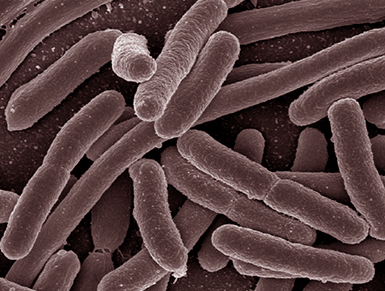
#> input picture col.jpg, 385 x 291 px
$ jupyter execute image_exploitation.ipynb
#> lines starting #> are read from the running program, lines starting #| are printed output that depends on the picture; after the words box and inside, x2 and y2 are one past the last pixel; in counts of white or black regions, pixels touching at a corner belong together
[cell 1]
import numpy as np
import pandas as  pd
import matplotlib.pyplot as plt
import matplotlib.image as img
from scipy import ndimage

[cell 2]
image = img.imread('col.jpg')
#> image is the input picture: shape (291, 385, 3); mean R, G, B 88.4, 64.7, 64.6
plt.imshow(image)
plt.show()

[cell 3]
image_gray = image[:,:,1]
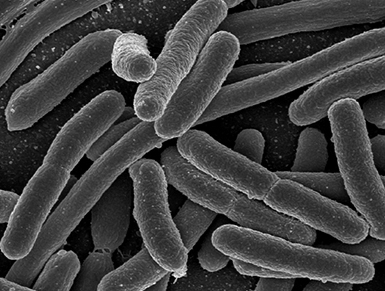
#> image_gray: shape (291, 385); min 0, max 255, mean 64.7
plt.imshow(image_gray, cmap='gray')
plt.colorbar()
plt.show()
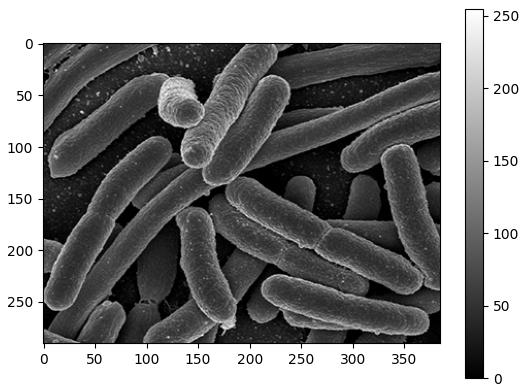
#> figure drawn by matplotlib, 2 panels

[cell 4]
plt.hist(image_gray.ravel())
plt.show()
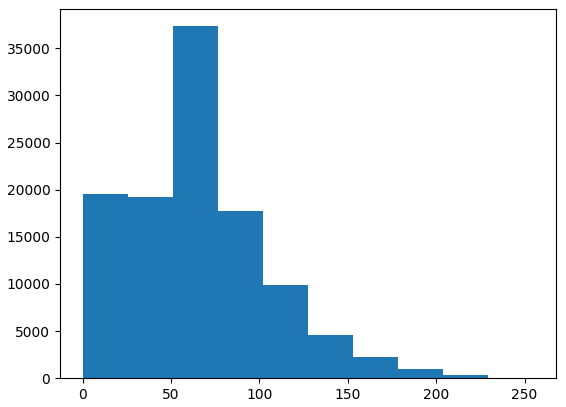
#> figure drawn by matplotlib, 1 panel; tallest bar 37351 high, from x = 51 to 76.5

[cell 5]
image_sombre = image_gray > 75
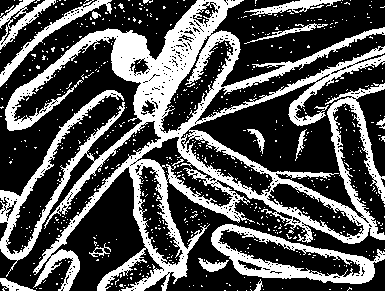
#> image_sombre: shape (291, 385) bool; 32.8% white; 672 white regions (657 under 20 px), largest, box (x1, y1, x2, y2) and area: (0, 0, 385, 291) 28360, (211, 224, 385, 284) 3103, (0, 0, 112, 87) 1100

[cell 6]
plt.imshow(image_sombre, cmap='gray')
plt.show()

[cell 7]
image_sombre = ndimage.binary_opening(image_sombre)
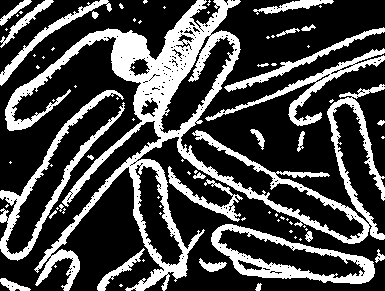
#> image_sombre: shape (291, 385) bool; 28% white; 79 white regions (52 under 20 px), largest, box (x1, y1, x2, y2) and area: (5, 0, 385, 291) 18272, (211, 224, 375, 284) 2805, (0, 90, 125, 261) 2733

[cell 8]
plt.imshow(image_sombre, cmap='gray')
plt.show()

[cell 9]
label_image, n_labels = ndimage.label(image_sombre)
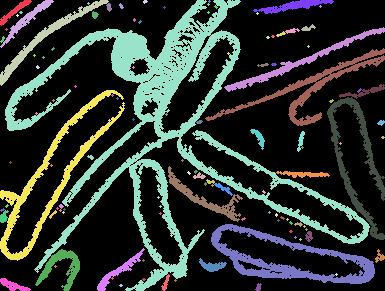
#> label_image: shape (291, 385) int32; 114 distinct labels, from 0 to 113; one colour per label, 0 black
#> n_labels = 113

[cell 10]
print(n_labels)
#| 113

[cell 11]
plt.imshow(label_image)
plt.show()

[cell 12]
sizes = ndimage.sum(image_sombre, label_image, range(n_labels))
#> sizes = 113 values, max 15406 at index 5, min 0 at index 0, mean 277.1

[cell 13]
plt.scatter(range(n_labels), sizes, c='g')
plt.show()
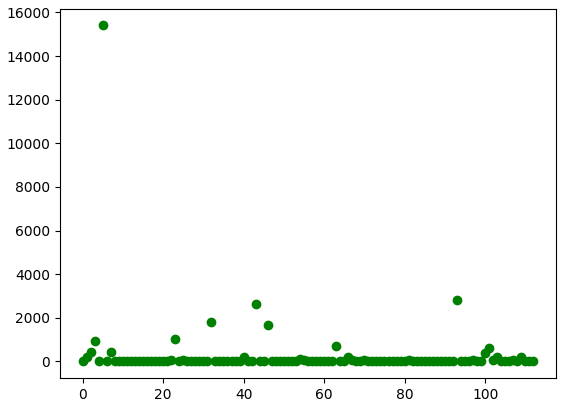
#> figure drawn by matplotlib, 1 panel

$ run again, with face_one.jpg copied over col.jpg
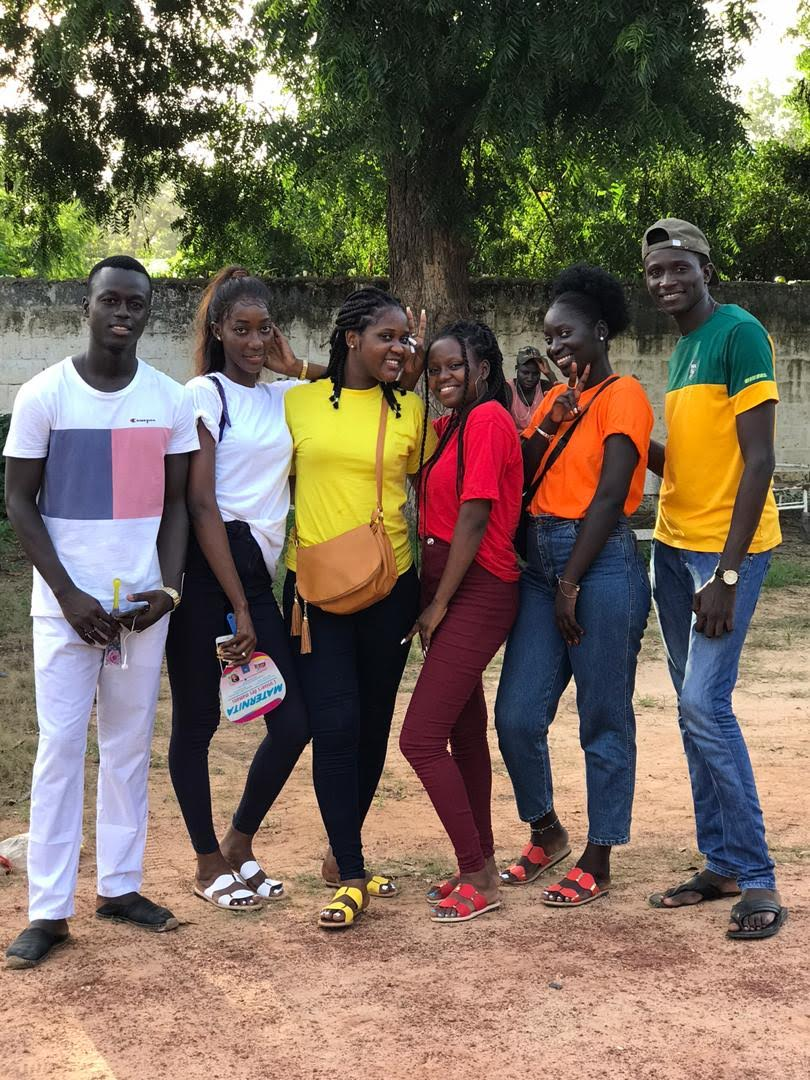
#> input picture face_one.jpg, 810 x 1080 px
#> image is the input picture: shape (1080, 810, 3); mean R, G, B 120.3, 105.4, 90.6
#> `label_image, n_labels = ndimage.label(image_sombre)`:
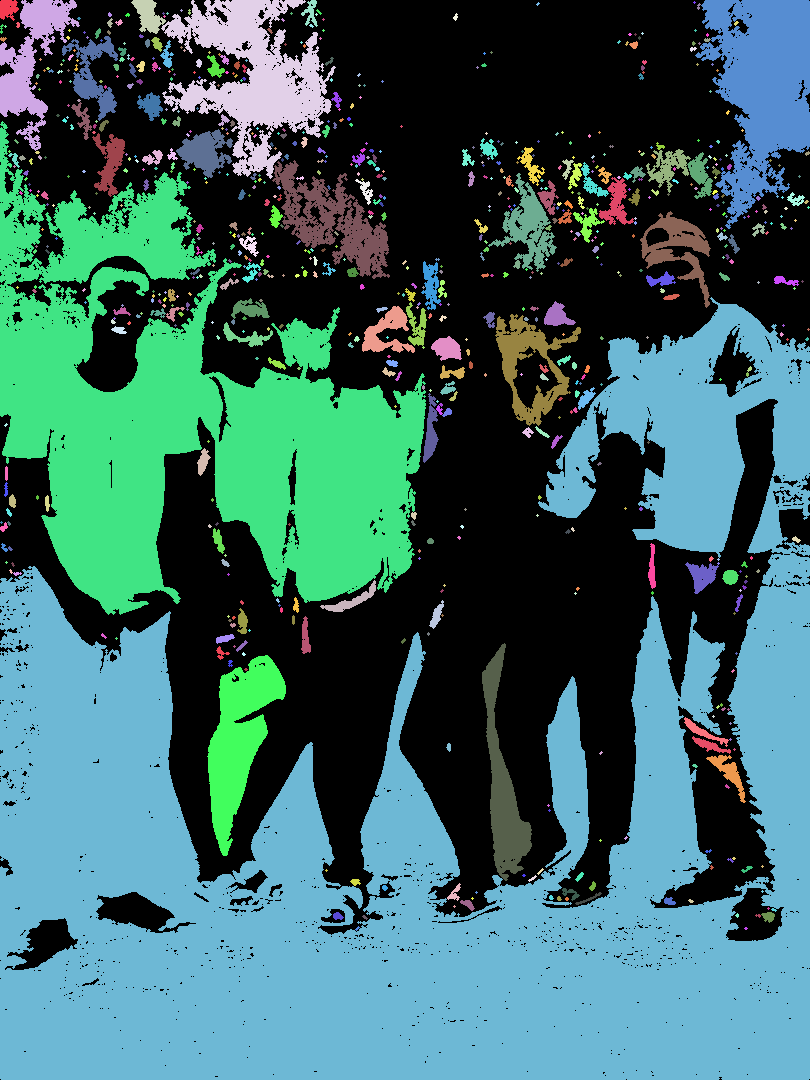
#> label_image: shape (1080, 810) int32; 806 distinct labels, from 0 to 805; one colour per label, 0 black
#> n_labels = 805
#| 805
#> sizes = 805 values, max 288316 at index 553, min 0 at index 0, mean 589.8
#> `plt.show()`:
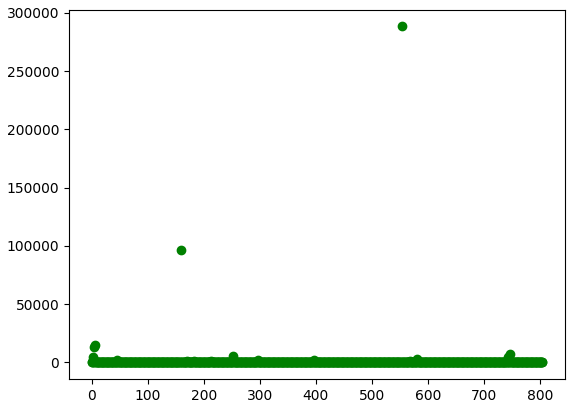
#> figure drawn by matplotlib, 1 panel

$ run again, with source.jpg copied over col.jpg
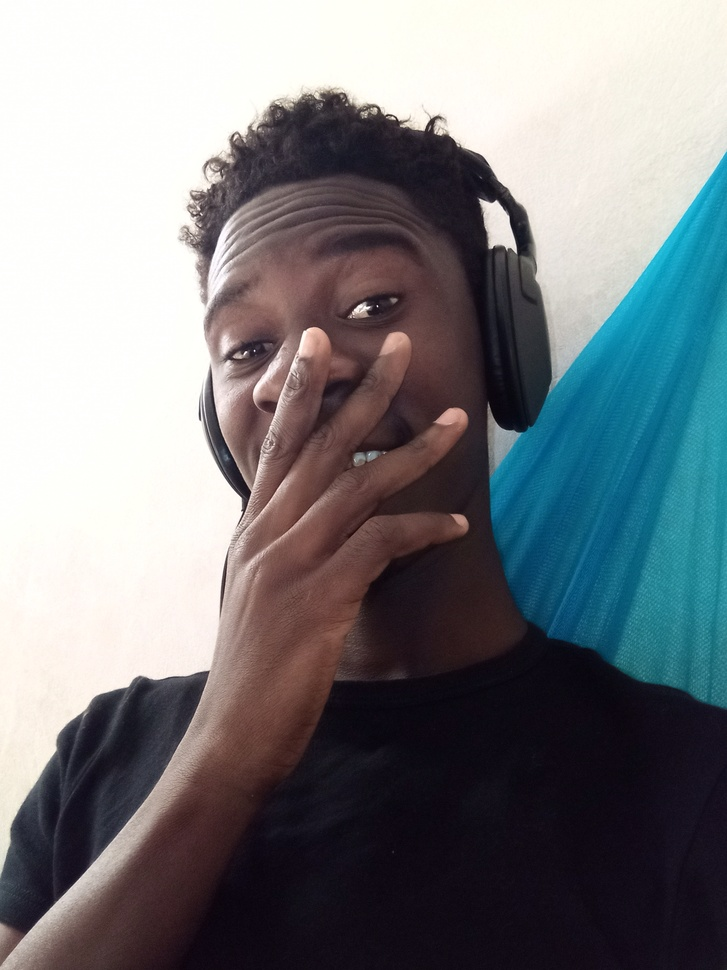
#> input picture source.jpg, 727 x 970 px, shrunk from 2448 x 3264 before the run
#> image is the input picture: shape (970, 727, 3); mean R, G, B 122.4, 125.6, 129.2
#> `label_image, n_labels = ndimage.label(image_sombre)`:
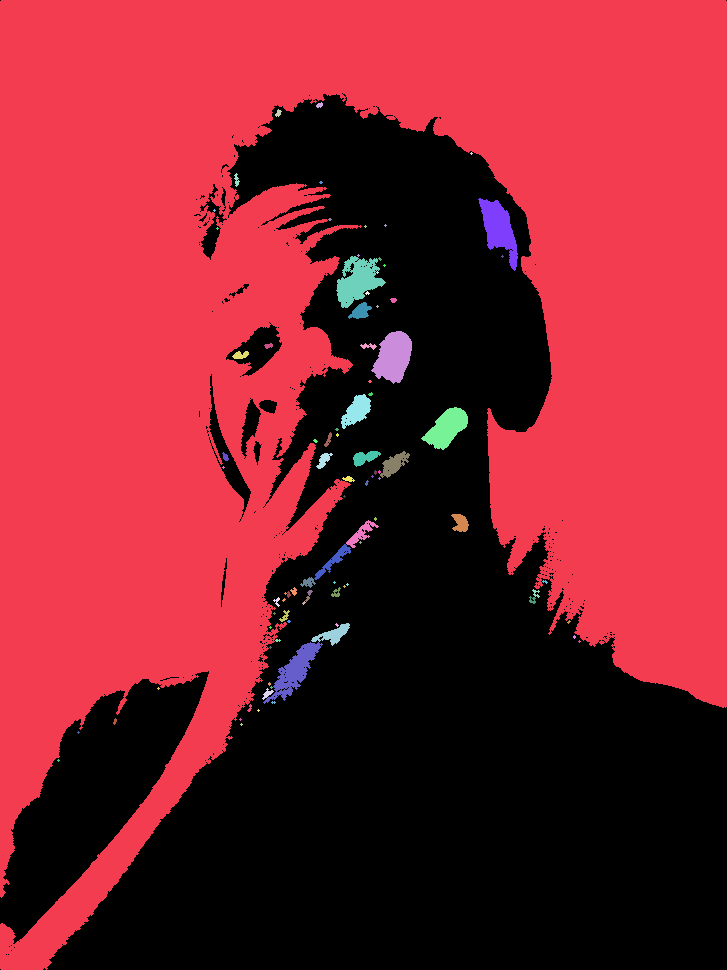
#> label_image: shape (970, 727) int32; 92 distinct labels, from 0 to 91; one colour per label, 0 black
#> n_labels = 91
#| 91
#> sizes = 91 values, max 381615 at index 1, min 0 at index 0, mean 4310.2
#> `plt.show()`:
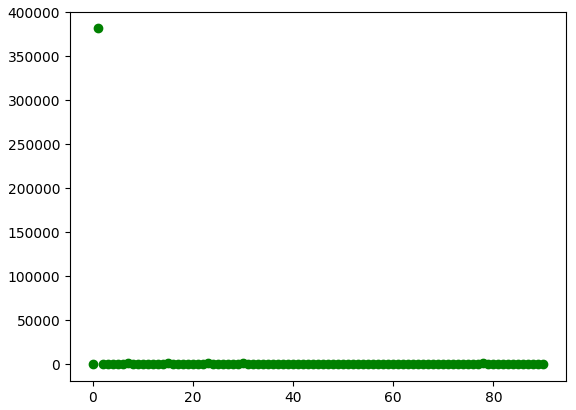
#> figure drawn by matplotlib, 1 panel
